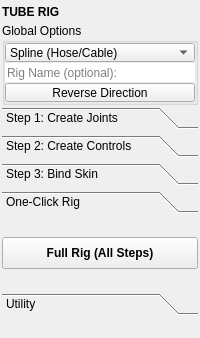
<?xml version="1.0" encoding="UTF-8"?>
<ui version="4.0">
 <class>QtUi</class>
 <widget class="QMainWindow" name="QtUi">
  <property name="geometry">
   <rect>
    <x>0</x>
    <y>0</y>
    <width>200</width>
    <height>316</height>
   </rect>
  </property>
  <property name="tabShape">
   <enum>QTabWidget::Triangular</enum>
  </property>
  <property name="dockNestingEnabled">
   <bool>true</bool>
  </property>
  <property name="dockOptions">
   <set>QMainWindow::AllowNestedDocks|QMainWindow::AllowTabbedDocks|QMainWindow::AnimatedDocks|QMainWindow::ForceTabbedDocks</set>
  </property>
  <property name="accessibleDescription">
   <string>Rig hoses, cables and pistons with spline IK, anchor or FK joint chains.</string>
  </property>
  <widget class="QWidget" name="central_widget">
   <property name="minimumSize">
    <size>
     <width>200</width>
     <height>0</height>
    </size>
   </property>
   <layout class="QVBoxLayout" name="verticalLayout_main">
    <property name="spacing">
     <number>2</number>
    </property>
    <property name="leftMargin">
     <number>2</number>
    </property>
    <property name="topMargin">
     <number>2</number>
    </property>
    <property name="rightMargin">
     <number>2</number>
    </property>
    <property name="bottomMargin">
     <number>2</number>
    </property>
    <item>
     <widget class="Header" name="header">
      <property name="minimumSize">
       <size>
        <width>0</width>
        <height>19</height>
       </size>
      </property>
      <property name="maximumSize">
       <size>
        <width>16777215</width>
        <height>19</height>
       </size>
      </property>
      <property name="font">
       <font>
        <weight>75</weight>
        <bold>true</bold>
       </font>
      </property>
      <property name="text">
       <string>TUBE RIG</string>
      </property>
     </widget>
    </item>
    <item>
     <widget class="QGroupBox" name="groupBox_global">
      <property name="title">
       <string>Global Options</string>
      </property>
      <layout class="QVBoxLayout" name="vLayout_global">
       <property name="spacing">
        <number>1</number>
       </property>
       <property name="leftMargin">
        <number>0</number>
       </property>
       <property name="topMargin">
        <number>0</number>
       </property>
       <property name="rightMargin">
        <number>0</number>
       </property>
       <property name="bottomMargin">
        <number>0</number>
       </property>
       <item>
        <widget class="ComboBox" name="cmb_preset">
         <property name="minimumSize">
          <size>
           <width>0</width>
           <height>19</height>
          </size>
         </property>
         <property name="maximumSize">
          <size>
           <width>16777215</width>
           <height>19</height>
          </size>
         </property>
         <item>
          <property name="text">
           <string>Spline (Hose/Cable)</string>
          </property>
         </item>
         <item>
          <property name="text">
           <string>Anchor (Piston)</string>
          </property>
         </item>
        </widget>
       </item>
       <item>
        <widget class="LineEdit" name="txt000">
         <property name="minimumSize">
          <size>
           <width>0</width>
           <height>19</height>
          </size>
         </property>
         <property name="maximumSize">
          <size>
           <width>16777215</width>
           <height>19</height>
          </size>
         </property>
         <property name="frame">
          <bool>false</bool>
         </property>
         <property name="placeholderText">
          <string>Rig Name (optional):</string>
         </property>
        </widget>
       </item>
       <item>
        <widget class="QPushButton" name="chk000">
         <property name="minimumSize">
          <size>
           <width>0</width>
           <height>19</height>
          </size>
         </property>
         <property name="maximumSize">
          <size>
           <width>999</width>
           <height>19</height>
          </size>
         </property>
         <property name="text">
          <string>Reverse Direction</string>
         </property>
         <property name="checkable">
          <bool>true</bool>
         </property>
        </widget>
       </item>
      </layout>
     </widget>
    </item>
    <item>
     <widget class="QToolBox" name="toolbox_steps">
      <property name="currentIndex">
       <number>3</number>
      </property>
      <property name="tabSpacing">
       <number>6</number>
      </property>
      <widget class="QWidget" name="page_joints">
       <property name="geometry">
        <rect>
         <x>0</x>
         <y>0</y>
         <width>185</width>
         <height>112</height>
        </rect>
       </property>
       <attribute name="label">
        <string>Step 1: Create Joints</string>
       </attribute>
       <layout class="QVBoxLayout" name="vLayout_joints">
        <property name="spacing">
         <number>1</number>
        </property>
        <property name="leftMargin">
         <number>0</number>
        </property>
        <property name="topMargin">
         <number>0</number>
        </property>
        <property name="rightMargin">
         <number>0</number>
        </property>
        <property name="bottomMargin">
         <number>0</number>
        </property>
        <item>
         <widget class="SpinBox" name="s000">
          <property name="minimumSize">
           <size>
            <width>0</width>
            <height>19</height>
           </size>
          </property>
          <property name="maximumSize">
           <size>
            <width>16777215</width>
            <height>19</height>
           </size>
          </property>
          <property name="buttonSymbols">
           <enum>QAbstractSpinBox::NoButtons</enum>
          </property>
          <property name="prefix">
           <string>Num Joints:	</string>
          </property>
          <property name="minimum">
           <double>-1.000000000000000</double>
          </property>
          <property name="maximum">
           <double>999.000000000000000</double>
          </property>
          <property name="value">
           <double>-1.000000000000000</double>
          </property>
         </widget>
        </item>
        <item>
         <widget class="SpinBox" name="s001">
          <property name="minimumSize">
           <size>
            <width>0</width>
            <height>19</height>
           </size>
          </property>
          <property name="maximumSize">
           <size>
            <width>16777215</width>
            <height>19</height>
           </size>
          </property>
          <property name="buttonSymbols">
           <enum>QAbstractSpinBox::NoButtons</enum>
          </property>
          <property name="prefix">
           <string>Num Controls:	</string>
          </property>
          <property name="minimum">
           <double>2.000000000000000</double>
          </property>
          <property name="maximum">
           <double>99.000000000000000</double>
          </property>
          <property name="value">
           <double>3.000000000000000</double>
          </property>
         </widget>
        </item>
        <item>
         <widget class="SpinBox" name="s002">
          <property name="minimumSize">
           <size>
            <width>0</width>
            <height>19</height>
           </size>
          </property>
          <property name="maximumSize">
           <size>
            <width>16777215</width>
            <height>19</height>
           </size>
          </property>
          <property name="buttonSymbols">
           <enum>QAbstractSpinBox::NoButtons</enum>
          </property>
          <property name="prefix">
           <string>Joint Size:	</string>
          </property>
          <property name="decimals">
           <number>1</number>
          </property>
          <property name="minimum">
           <double>-1.000000000000000</double>
          </property>
          <property name="maximum">
           <double>1000.000000000000000</double>
          </property>
          <property name="value">
           <double>-1.000000000000000</double>
          </property>
         </widget>
        </item>
        <item>
         <widget class="QPushButton" name="b001">
          <property name="minimumSize">
           <size>
            <width>0</width>
            <height>32</height>
           </size>
          </property>
          <property name="maximumSize">
           <size>
            <width>999</width>
            <height>28</height>
           </size>
          </property>
          <property name="layoutDirection">
           <enum>Qt::RightToLeft</enum>
          </property>
          <property name="text">
           <string>Create Joints</string>
          </property>
         </widget>
        </item>
       </layout>
      </widget>
      <widget class="QWidget" name="page_controls">
       <property name="geometry">
        <rect>
         <x>0</x>
         <y>0</y>
         <width>106</width>
         <height>132</height>
        </rect>
       </property>
       <attribute name="label">
        <string>Step 2: Create Controls</string>
       </attribute>
       <layout class="QVBoxLayout" name="vLayout_controls">
        <property name="spacing">
         <number>1</number>
        </property>
        <property name="leftMargin">
         <number>0</number>
        </property>
        <property name="topMargin">
         <number>0</number>
        </property>
        <property name="rightMargin">
         <number>0</number>
        </property>
        <property name="bottomMargin">
         <number>0</number>
        </property>
        <item>
         <widget class="QPushButton" name="chk_stretch">
          <property name="minimumSize">
           <size>
            <width>0</width>
            <height>19</height>
           </size>
          </property>
          <property name="maximumSize">
           <size>
            <width>999</width>
            <height>19</height>
           </size>
          </property>
          <property name="text">
           <string>Enable Stretch</string>
          </property>
          <property name="checkable">
           <bool>true</bool>
          </property>
          <property name="checked">
           <bool>true</bool>
          </property>
         </widget>
        </item>
        <item>
         <widget class="QPushButton" name="chk_twist">
          <property name="minimumSize">
           <size>
            <width>0</width>
            <height>19</height>
           </size>
          </property>
          <property name="maximumSize">
           <size>
            <width>999</width>
            <height>19</height>
           </size>
          </property>
          <property name="text">
           <string>Enable Twist</string>
          </property>
          <property name="checkable">
           <bool>true</bool>
          </property>
          <property name="checked">
           <bool>true</bool>
          </property>
         </widget>
        </item>
        <item>
         <widget class="QPushButton" name="chk_squash">
          <property name="minimumSize">
           <size>
            <width>0</width>
            <height>19</height>
           </size>
          </property>
          <property name="maximumSize">
           <size>
            <width>999</width>
            <height>19</height>
           </size>
          </property>
          <property name="text">
           <string>Enable Squash</string>
          </property>
          <property name="checkable">
           <bool>true</bool>
          </property>
          <property name="checked">
           <bool>true</bool>
          </property>
         </widget>
        </item>
        <item>
         <widget class="QPushButton" name="chk_volume">
          <property name="minimumSize">
           <size>
            <width>0</width>
            <height>19</height>
           </size>
          </property>
          <property name="maximumSize">
           <size>
            <width>999</width>
            <height>19</height>
           </size>
          </property>
          <property name="text">
           <string>Volume Preservation</string>
          </property>
          <property name="checkable">
           <bool>true</bool>
          </property>
          <property name="checked">
           <bool>true</bool>
          </property>
         </widget>
        </item>
        <item>
         <widget class="QPushButton" name="chk_auto_bend">
          <property name="minimumSize">
           <size>
            <width>0</width>
            <height>19</height>
           </size>
          </property>
          <property name="maximumSize">
           <size>
            <width>999</width>
            <height>19</height>
           </size>
          </property>
          <property name="text">
           <string>Auto-Bend (Mid)</string>
          </property>
          <property name="checkable">
           <bool>true</bool>
          </property>
         </widget>
        </item>
        <item>
         <widget class="QPushButton" name="b002">
          <property name="minimumSize">
           <size>
            <width>0</width>
            <height>32</height>
           </size>
          </property>
          <property name="maximumSize">
           <size>
            <width>999</width>
            <height>32</height>
           </size>
          </property>
          <property name="layoutDirection">
           <enum>Qt::RightToLeft</enum>
          </property>
          <property name="text">
           <string>Create IK / Controls</string>
          </property>
         </widget>
        </item>
       </layout>
      </widget>
      <widget class="QWidget" name="page_bind">
       <property name="geometry">
        <rect>
         <x>0</x>
         <y>0</y>
         <width>100</width>
         <height>32</height>
        </rect>
       </property>
       <attribute name="label">
        <string>Step 3: Bind Skin</string>
       </attribute>
       <layout class="QVBoxLayout" name="vLayout_bind">
        <property name="spacing">
         <number>1</number>
        </property>
        <property name="leftMargin">
         <number>0</number>
        </property>
        <property name="topMargin">
         <number>0</number>
        </property>
        <property name="rightMargin">
         <number>0</number>
        </property>
        <property name="bottomMargin">
         <number>0</number>
        </property>
        <item>
         <widget class="QPushButton" name="b003">
          <property name="minimumSize">
           <size>
            <width>0</width>
            <height>32</height>
           </size>
          </property>
          <property name="maximumSize">
           <size>
            <width>999</width>
            <height>32</height>
           </size>
          </property>
          <property name="layoutDirection">
           <enum>Qt::RightToLeft</enum>
          </property>
          <property name="text">
           <string>Bind Joints to Mesh</string>
          </property>
         </widget>
        </item>
       </layout>
      </widget>
      <widget class="QWidget" name="page_macro">
       <property name="geometry">
        <rect>
         <x>0</x>
         <y>0</y>
         <width>196</width>
         <height>69</height>
        </rect>
       </property>
       <attribute name="label">
        <string>One-Click Rig</string>
       </attribute>
       <layout class="QVBoxLayout" name="vLayout_macro">
        <property name="spacing">
         <number>1</number>
        </property>
        <property name="leftMargin">
         <number>0</number>
        </property>
        <property name="topMargin">
         <number>0</number>
        </property>
        <property name="rightMargin">
         <number>0</number>
        </property>
        <property name="bottomMargin">
         <number>0</number>
        </property>
        <item>
         <widget class="QPushButton" name="b000">
          <property name="minimumSize">
           <size>
            <width>0</width>
            <height>32</height>
           </size>
          </property>
          <property name="maximumSize">
           <size>
            <width>999</width>
            <height>32</height>
           </size>
          </property>
          <property name="font">
           <font>
            <weight>75</weight>
            <bold>true</bold>
           </font>
          </property>
          <property name="layoutDirection">
           <enum>Qt::RightToLeft</enum>
          </property>
          <property name="text">
           <string>Full Rig (All Steps)</string>
          </property>
         </widget>
        </item>
       </layout>
      </widget>
      <widget class="QWidget" name="page_utility">
       <property name="geometry">
        <rect>
         <x>0</x>
         <y>0</y>
         <width>196</width>
         <height>69</height>
        </rect>
       </property>
       <attribute name="label">
        <string>Utility</string>
       </attribute>
       <layout class="QVBoxLayout" name="vLayout_utility">
        <property name="spacing">
         <number>1</number>
        </property>
        <property name="leftMargin">
         <number>0</number>
        </property>
        <property name="topMargin">
         <number>0</number>
        </property>
        <property name="rightMargin">
         <number>0</number>
        </property>
        <property name="bottomMargin">
         <number>0</number>
        </property>
        <item>
         <widget class="QPushButton" name="b004">
          <property name="minimumSize">
           <size>
            <width>0</width>
            <height>32</height>
           </size>
          </property>
          <property name="maximumSize">
           <size>
            <width>999</width>
            <height>32</height>
           </size>
          </property>
          <property name="layoutDirection">
           <enum>Qt::RightToLeft</enum>
          </property>
          <property name="text">
           <string>Add End Constraints</string>
          </property>
         </widget>
        </item>
        <item>
         <widget class="QPushButton" name="b005">
          <property name="minimumSize">
           <size>
            <width>0</width>
            <height>32</height>
           </size>
          </property>
          <property name="maximumSize">
           <size>
            <width>999</width>
            <height>32</height>
           </size>
          </property>
          <property name="layoutDirection">
           <enum>Qt::RightToLeft</enum>
          </property>
          <property name="text">
           <string>Remove Rig</string>
          </property>
         </widget>
        </item>
        <item>
         <widget class="QPushButton" name="b006">
          <property name="minimumSize">
           <size>
            <width>0</width>
            <height>32</height>
           </size>
          </property>
          <property name="maximumSize">
           <size>
            <width>999</width>
            <height>32</height>
           </size>
          </property>
          <property name="layoutDirection">
           <enum>Qt::RightToLeft</enum>
          </property>
          <property name="text">
           <string>Rename Rig</string>
          </property>
         </widget>
        </item>
        <item>
         <widget class="QPushButton" name="b007">
          <property name="minimumSize">
           <size>
            <width>0</width>
            <height>32</height>
           </size>
          </property>
          <property name="maximumSize">
           <size>
            <width>999</width>
            <height>32</height>
           </size>
          </property>
          <property name="layoutDirection">
           <enum>Qt::RightToLeft</enum>
          </property>
          <property name="text">
           <string>Rebind Skin</string>
          </property>
         </widget>
        </item>
       </layout>
      </widget>
     </widget>
    </item>
    <item>
     <spacer name="verticalSpacer">
      <property name="orientation">
       <enum>Qt::Vertical</enum>
      </property>
      <property name="sizeHint" stdset="0">
       <size>
        <width>0</width>
        <height>10</height>
       </size>
      </property>
     </spacer>
    </item>
    <item>
     <widget class="Footer" name="footer" native="true">
      <property name="minimumSize">
       <size>
        <width>0</width>
        <height>19</height>
       </size>
      </property>
      <property name="maximumSize">
       <size>
        <width>16777215</width>
        <height>19</height>
       </size>
      </property>
     </widget>
    </item>
   </layout>
  </widget>
 </widget>
 <customwidgets>
  <customwidget>
   <class>Footer</class>
   <extends>QWidget</extends>
   <header>uitk.widgets.footer</header>
  </customwidget>
  <customwidget>
   <class>Header</class>
   <extends>QLabel</extends>
   <header>uitk.widgets.header.Header.h</header>
  </customwidget>
  <customwidget>
   <class>LineEdit</class>
   <extends>QLineEdit</extends>
   <header>widgets.lineedit.h</header>
  </customwidget>
  <customwidget>
   <class>SpinBox</class>
   <extends>QDoubleSpinBox</extends>
   <header>uitk.widgets.spinBox</header>
   <container>1</container>
  </customwidget>
  <customwidget>
   <class>ComboBox</class>
   <extends>QComboBox</extends>
   <header>uitk.widgets.comboBox.ComboBox.h</header>
  </customwidget>
 </customwidgets>
 <resources/>
 <connections/>
</ui>
